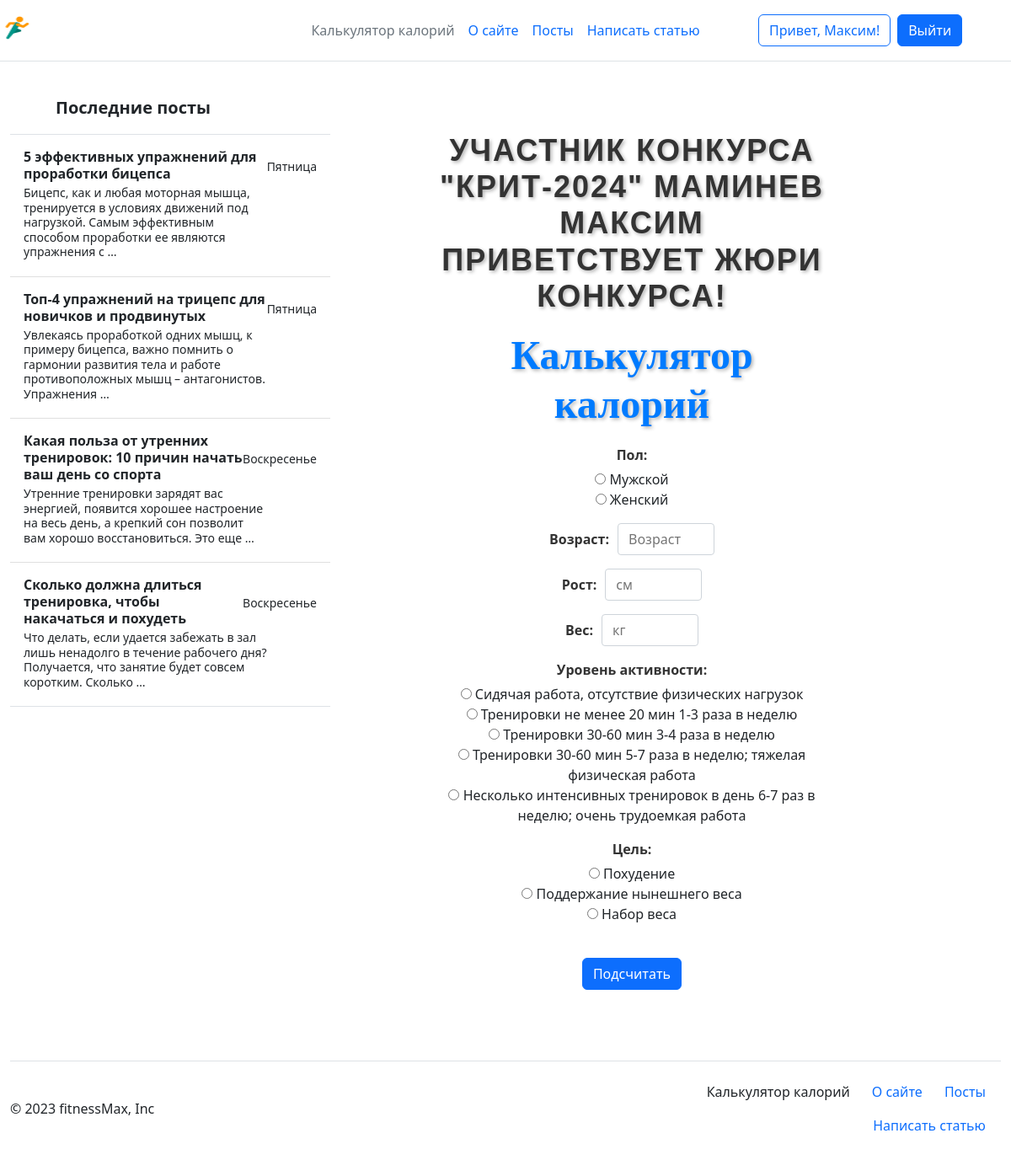
The app's page / (signed in) with its own data.
### calorie_calculator/models.py (models this page shows)
class Menu(models.Model):
    name = models.CharField(max_length=255, blank=True, verbose_name='Название')
    description = models.TextField(verbose_name='Описание')
    slug = models.CharField(max_length=255, verbose_name='URL', unique=True, null=True, blank=True)
    view_name = models.CharField(max_length=255, verbose_name='Название view', null=True)
    title_for_page = models.CharField(max_length=255, verbose_name='Заголовок для страницы', blank=True, null=True)
    def get_absolute_url(self):
        if self.slug is None:
            return reverse('home')
        return reverse(viewname=f'{self.view_name}')
    def __str__(self):
        return self.name

### registration/models.py (models this page shows)
class CustomUser(AbstractUser):
    avatar = models.ImageField(upload_to='avatars/', blank=True, null=True)
    email = models.EmailField(unique=True)

### posts/models.py (models this page shows, shortened)
class Posts(models.Model):
    title = models.CharField(max_length=255, verbose_name='Заголовок')
    content = models.TextField(verbose_name='Текст поста')
    description = models.CharField(max_length=255, verbose_name='Краткое описание статьи')
    slug = models.SlugField(max_length=255, db_index=True, unique=True, verbose_name='URL')
    cat = models.ForeignKey('Category', on_delete=models.CASCADE, verbose_name='Категория', null=True)
    time_create = models.DateTimeField(auto_now_add=True, verbose_name='Время создания')
    photo = models.ImageField(upload_to='photos/%Y/%m/%d', verbose_name='Картинка', null=True)
    author = models.ForeignKey(AUTH_USER_MODEL, on_delete=models.CASCADE, verbose_name='Автор', blank=True, null=True)
    is_published = models.BooleanField(verbose_name='Публикация', default=False)
    class Meta:
        verbose_name = 'Посты'
        verbose_name_plural = 'Посты'
        ordering = ['-time_create', '-title']
    def get_absolute_url(self):
        return reverse('post', kwargs={'post_slug': self.slug})

### calorie_calculator/views.py (the view)
# urls.py: path('', home, name='home'),
def home(request):
    global mixin
    if request.method == 'POST':
        form = CalculateCalories(request.POST)
        if form.is_valid():
            data = form.cleaned_data
            calories = services.get_calories(data['gender'], data['weight'], data['height'], data['age'], data['target'], data['activity_level'])
            context = mixin.get_user_context(title='Калькулятор калорий', calories=calories, form=form)
            return render(request, 'calorie_calculator/result.html', context=context)
    else:
        form = CalculateCalories()
        context = mixin.get_user_context(title='Калькулятор калорий', form=form)
        return render(request, 'calorie_calculator/index.html', context=context)

### utils.py (called while the page is built)
    def get_user_context(self, **kwargs):
        context = kwargs
        last_posts = Posts.objects.all().filter(is_published=True).order_by('-time_create')[:6]
        menu = Menu.objects.all()
        context['menu'] = menu
        context['last_posts'] = last_posts
        return context

### calorie_calculator/templates/calorie_calculator/index.html (shortened to what this page needs)
{% extends 'common/base.html' %}
{% block content %}
    <h1 class="krit">Участник конкурса "КРИТ-2024" Маминев Максим приветствует жюри конкурса!</h1>
    <h1 class="custom-h1">Калькулятор калорий</h1>
    <form method="post" class="form-inline">
        {% for f in form %}
        <div class="form-group mb-3">
            <label for="{{f.id_for_label}}" class="form-label">{{f.label}}: </label>{{f}}
        </div>
        {% endfor %}
        <br>
        <button type="submit" class="btn btn-primary">Подсчитать</button>
    </form>
{% endblock %}

### templates/common/base.html (shortened to what this page needs)
{% load static %}
<!DOCTYPE html>
<html lang="en">
<head>
    <link rel="stylesheet" href="https://cdn.jsdelivr.net/npm/bootstrap@5.2.3/dist/css/bootstrap.min.css">
    <link rel="stylesheet" href="{% static 'css/styles.css' %}">
    <link rel="stylesheet" href="{% static 'calorie_calculator/css/styles.css' %}">
    <link rel="stylesheet" href="{% static 'posts/css/style.css' %}">
    <link rel="stylesheet" href="{% static 'posts/css/addpage.css' %}">
    <link rel="stylesheet" href="{% static 'posts/css/paginator.css' %}">
    <link rel="stylesheet" href="{% static 'posts/css/comments.css' %}">
</head>
<body>
    {% block header %}
    <header class="d-flex flex-wrap align-items-center justify-content-center justify-content-md-between py-3 mb-4 border-bottom">
        <div class="col-md-3 mb-2 mb-md-0 dop_png">
          <a href="/" class="d-inline-flex link-body-emphasis text-decoration-none">
            <img src="{% static 'calorie_calculator/images/main.png' %}" width="40" height="32">
          </a>
        </div>
        <ul class="nav col-12 col-md-auto mb-2 justify-content-center mb-md-0 dop_header">
          {% for m in menu %}
          {% if m.slug == request.path|slice:'1:'|slice:'-1' or m.slug is None and request.path == '/' %}
          <li class="nav-link px-2 link-secondary">{{m}}</li>
          {% else %}
          <li><a href="{{m.get_absolute_url}}" class="nav-link px-2">{{m}}</a></li>
        {% endif %}
        {% endfor %}
        </ul>
        <div class="col-md-3 text-end dop_login">
          {% if request.user.is_authenticated %}
          <form action="{% url 'logout' %}">
            <div class="d-flex">
              <button type="button" class="btn btn-outline-primary me-2">Привет, {{request.user.first_name}}!</button>
              <button type="submit" class="btn btn-primary">Выйти</button>
            </div>
          </form>
          {% endif %}
        </div>
      </header>
    {% endblock %}
    <div class="container-fluid">
      <div class="row">
        <div class="col-md-3 sidebar dop_sidebar">
    {% block sidebar %}
    <div class="d-flex flex-column align-items-stretch flex-shrink-0 bg-body-tertiary" style="width: 380px;">
      <a href="{% url 'PostsHome' %}" class="d-flex align-items-center flex-shrink-0 p-3 link-body-emphasis text-decoration-none border-bottom">
        <svg class="bi pe-none me-2" width="30" height="24"><use xlink:href="#bootstrap"></use></svg>
        <span class="fs-5 fw-semibold">Последние посты</span>
      </a>
      <div class="list-group list-group-flush border-bottom scrollarea mini_tel">
      {% for p in last_posts %}
        {% if request.path_info|slice:'7:'|slice:'0:-1' == p.slug %}
        <a href="{{p.get_absolute_url}}" class="list-group-item list-group-item-action active py-3 lh-sm" aria-current="true">
          <div class="d-flex w-100 align-items-center justify-content-between">
            <strong class="mb-1">{{p.title}}</strong>
            <small>{{ p.time_create|date:'l' }}</small>
          </div>
          <div class="col-10 mb-1 small">{{p.description|truncatewords:20}}</div>
        </a>
        {% else %}
        <a href="{{p.get_absolute_url}}" class="list-group-item list-group-item-action py-3 lh-sm">
          <div class="d-flex w-100 align-items-center justify-content-between">
            <strong class="mb-1">{{p.title}}</strong>
            <small class="text-body-secondary">{{ p.time_create|date:'l' }}</small>
          </div>
          <div class="col-10 mb-1 small">{{p.description|truncatewords:20}}</div>
        </a>
        {% endif %}
        {% endfor %}
      </div>
    </div>
    {% endblock %}
  </div>
  <div class="col-md-9 content mobile">
    <div class="content content-text-center">
    {% block content %}
    {% endblock %}
        </div>
    </div>
  </div>
  </div>
  {% block footer %}
  <div class="container-fluid">
    <footer class="d-flex flex-wrap justify-content-between align-items-center py-3 my-4 border-top">
      <p class="col-md-4 mb-0 text-body-secondary">© 2023 fitnessMax, Inc</p>
      <a href="/" class="col-md-4 d-flex align-items-center justify-content-center mb-3 mb-md-0 me-md-auto link-body-emphasis text-decoration-none">
        <svg class="bi me-2" width="40" height="32"><use xlink:href="#bootstrap"></use></svg>
      </a>
      <ul class="nav col-md-4 justify-content-end">
        {% for m in menu %}
        {% if m.slug == request.path|slice:'1:'|slice:'-1' or m.slug is None and request.path == '/' %}
          <li class="nav-link px-2 text-body">{{m}}</li>
        {% else %}
          <li class="nav-item"><a href="{{m.get_absolute_url}}" class="nav-link px-2 text-body-secondary">{{m}}</a></li>
        {% endif %}
        {% endfor %}
      </ul>
    </footer>
  </div>
  {% endblock %}
</body>
</html>

### calorie_calculator/static/calorie_calculator/css/styles.css (style rules this page uses)
.krit { font-family: "Arial", sans-serif; font-size: 36px; font-weight: bold; color: #333; text-align: center; text-transform: uppercase; letter-spacing: 2px; margin-top: 0; margin-bottom: 20px; text-shadow: 2px 2px 4px rgba(0, 0, 0, 0.3); }
.content-text-center { margin: 10px 150px; text-align: center; padding: 50px; }
.custom-form-control { display: inline-block; width:auto; padding: 0.375rem 0.75rem; font-size: 1rem; line-height: 1.5; color: #495057; background-color: #fff; background-clip: padding-box; border: 1px solid #ced4da; border-radius: 0.25rem; transition: border-color 0.15s ease-in-out, box-shadow 0.15s ease-in-out; margin-left: 10px; }
.form-label { font-weight: bold; color: #333; margin-bottom: 5px; }
.custom-h1 { font-size: 48px; font-weight: bold; color: #007bff; margin-bottom: 20px; text-shadow: 2px 2px 4px rgba(0, 0, 0, 0.3); }
html, body { height: 100%; }
body { display: flex; flex-direction: column; }
.container-fluid { flex: 1; }
footer { display: flex; align-items: center; justify-content: space-between; position: relative; bottom: 0; left: 0; width: 100%; }
footer ul.nav { display: flex; list-style: none; padding: 0; margin: 0; }
footer ul.nav li { margin-right: 10px; }

### records on screen
Menu: name "Калькулятор калорий"
Menu: name "О сайте"
Menu: name "Посты"
Menu: name "Написать статью"
CustomUser: user.first_name "Максим"
Posts: title "5 эффективных упражнений для проработки бицепса", time_create "Пятница", description "Бицепс, как и любая моторная мышца, тренируется в условиях движений под нагрузкой. Самым эффективным способом проработки ее являются упражнения с …"
Posts: title "Топ-4 упражнений на трицепс для новичков и продвинутых", time_create "Пятница", description "Увлекаясь проработкой одних мышц, к примеру бицепса, важно помнить о гармонии развития тела и работе противоположных мышц – антагонистов. Упражнения …"
Posts: title "Какая польза от утренних тренировок: 10 причин начать ваш день со спорта", time_create "Воскресенье", description "Утренние тренировки зарядят вас энергией, появится хорошее настроение на весь день, а крепкий сон позволит вам хорошо восстановиться. Это еще …"
Posts: title "Сколько должна длиться тренировка, чтобы накачаться и похудеть", time_create "Воскресенье", description "Что делать, если удается забежать в зал лишь ненадолго в течение рабочего дня? Получается, что занятие будет совсем коротким. Сколько …"

### other values on screen
{{ f.label }} "Пол" "Возраст" "Рост" "Вес" "Уровень активности" "Цель"
